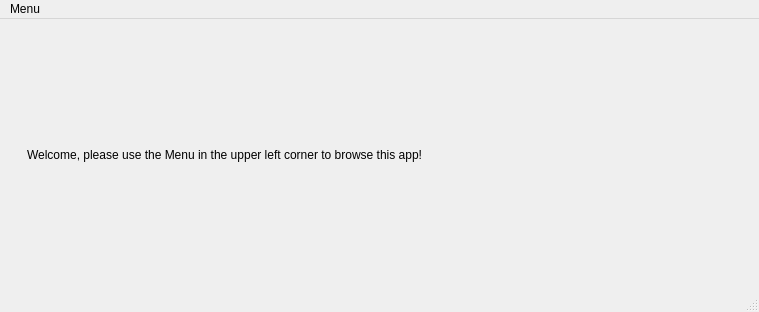
<?xml version="1.0" encoding="UTF-8"?>
<ui version="4.0">
 <class>MainWindow</class>
 <widget class="QMainWindow" name="MainWindow">
  <property name="geometry">
   <rect>
    <x>0</x>
    <y>0</y>
    <width>759</width>
    <height>312</height>
   </rect>
  </property>
  <property name="windowTitle">
   <string>MainWindow</string>
  </property>
  <widget class="QWidget" name="centralwidget">
   <layout class="QVBoxLayout" name="verticalLayout_2">
    <item>
     <widget class="QWidget" name="body" native="true">
      <layout class="QVBoxLayout" name="verticalLayout">
       <item>
        <widget class="QWidget" name="navigator" native="true">
         <layout class="QVBoxLayout" name="verticalLayout_3">
          <item>
           <widget class="QLabel" name="label">
            <property name="text">
             <string>Welcome, please use the Menu in the upper left corner to browse this app!</string>
            </property>
           </widget>
          </item>
         </layout>
        </widget>
       </item>
      </layout>
     </widget>
    </item>
   </layout>
  </widget>
  <widget class="QMenuBar" name="menubar">
   <property name="geometry">
    <rect>
     <x>0</x>
     <y>0</y>
     <width>759</width>
     <height>24</height>
    </rect>
   </property>
   <widget class="QMenu" name="menuMenu">
    <property name="title">
     <string>Menu</string>
    </property>
    <addaction name="actionDepartments"/>
    <addaction name="actionMarital_Status"/>
    <addaction name="actionProduct_Groups"/>
    <addaction name="actionStates"/>
    <addaction name="actionSuppliers"/>
    <addaction name="actionZones"/>
   </widget>
   <addaction name="menuMenu"/>
  </widget>
  <widget class="QStatusBar" name="statusbar"/>
  <action name="actionDepartment">
   <property name="text">
    <string>Department</string>
   </property>
  </action>
  <action name="on">
   <property name="text">
    <string>Department</string>
   </property>
  </action>
  <action name="actionDepartment_2">
   <property name="text">
    <string>Department</string>
   </property>
  </action>
  <action name="actionDepartments">
   <property name="text">
    <string>Departments</string>
   </property>
  </action>
  <action name="actionStates">
   <property name="text">
    <string>States</string>
   </property>
  </action>
  <action name="actionZones">
   <property name="text">
    <string>Zones</string>
   </property>
  </action>
  <action name="actionProduct_Groups">
   <property name="text">
    <string>Product Groups</string>
   </property>
  </action>
  <action name="actionSuppliers">
   <property name="text">
    <string>Suppliers</string>
   </property>
  </action>
  <action name="actionMarital_Status">
   <property name="text">
    <string>Marital Status</string>
   </property>
  </action>
 </widget>
 <resources/>
 <connections/>
</ui>
